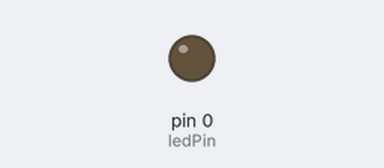
A sketch run on a simulated Arduino Uno, built with avr-gcc and run on an emulated ATmega328P. Parts: output pins drawn as LEDs (lit = HIGH). Random numbers use the default seed unless the sketch sets one.

Above: at 0.19 s.
At 33.8 s:
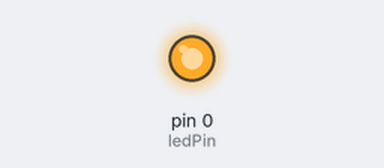
Timing chart, 0 to 40.0 s (numbered marks = the images above):
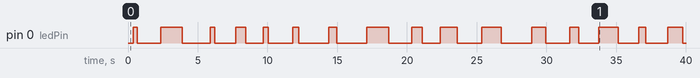

The sketch:

module_gemma.ino
```cpp
int ledPin = 0;

void setup() {
  pinMode(ledPin,OUTPUT);

}

void loop() {

  int randomDelay = random(3,10);
  int randomPulse = random(100,400);

  int randomBrightness = random(150,255);

  for(int brightness = 0; brightness < randomBrightness; brightness++){
    analogWrite(ledPin, brightness);
    delay(randomDelay);
  }

  for(int brightness = randomBrightness; brightness >= 0; brightness--){
    analogWrite(ledPin, brightness);
    delay(randomDelay);
  }

delay(randomPulse);
}
```

Measured:
- by itself, pin 0 (ledPin): LOW → HIGH at 0.39 s, → LOW 0.27 s later, → HIGH 1.7 s later, → LOW 1.5 s later, … (32 changes in this stretch)
